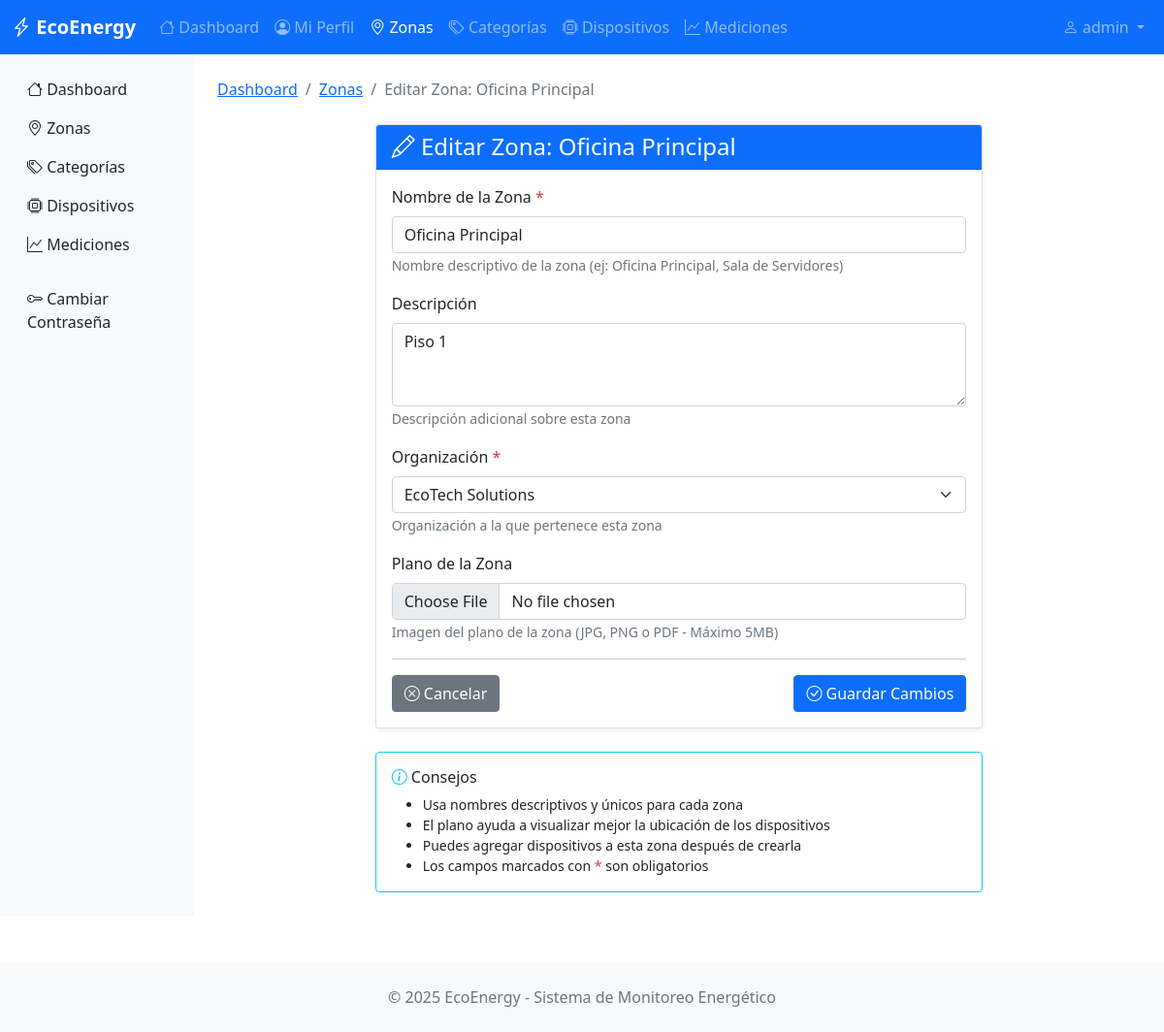
/zonas/1/editar/ (signed in), run on the app's committed database.
### monitoring/models.py (models this page shows, shortened)
class BaseModel(models.Model):
    state = models.CharField(
        max_length=10,
        choices=STATES,
        default='ACTIVE',
        help_text="Estado del registro"
    )
    created_at = models.DateTimeField(
        auto_now_add=True,
        help_text="Fecha de creación"
    )
    updated_at = models.DateTimeField(
        auto_now=True,
        help_text="Fecha de última modificación"
    )
    deleted_at = models.DateTimeField(
        null=True,
        blank=True,
        help_text="Fecha de eliminación (soft delete)"
    )
    class Meta:
        abstract = True  # Esta clase no creará tabla, solo sirve de plantilla

class Zone(BaseModel):
    name = models.CharField(max_length=100, help_text="Nombre de la zona")
    description = models.TextField(blank=True, help_text="Descripción de la zona")
    organization = models.ForeignKey(
        Organization,
        on_delete=models.CASCADE,
        help_text="Empresa propietaria"
    )
    floor_plan = models.ImageField(
        upload_to='zonas/',
        null=True,
        blank=True,
        help_text="Plano de la zona"
    )
    class Meta:
        verbose_name = "Zone"
        verbose_name_plural = "Zones"

### monitoring/zone_views.py (the view)
# urls.py: path('zonas/<int:pk>/editar/', zone_views.zona_update, name='zona_update'),
@login_required
@permission_required_with_message('monitoring.change_zone')
def zona_update(request, pk):
    organization = get_user_organization(request.user)
    if organization:
        zone = get_object_or_404(Zone, pk=pk, organization=organization, state='ACTIVE')
    else:
        zone = get_object_or_404(Zone, pk=pk, state='ACTIVE')
    if request.method == 'POST':
        form = ZoneForm(request.POST, request.FILES, instance=zone, user=request.user)
        if form.is_valid():
            zone = form.save()
            messages.success(
                request,
                f'✅ Zona "{zone.name}" actualizada exitosamente.'
            )
            return redirect('zona_detail', pk=zone.pk)
        else:
            messages.error(
                request,
                'Por favor corrige los errores en el formulario.'
            )
    else:
        form = ZoneForm(instance=zone, user=request.user)
    context = {
        'form': form,
        'zone': zone,
        'title': f'Editar Zona: {zone.name}',
        'button_text': 'Guardar Cambios'
    }
    return render(request, 'monitoring/zona_form.html', context)

### monitoring/forms.py (shortened to what this page needs)
class ZoneForm(forms.ModelForm):
    class Meta:
        model = Zone
        fields = ['name', 'description', 'organization', 'floor_plan']
        widgets = {
            'name': forms.TextInput(attrs={
                'class': 'form-control',
                'placeholder': 'Ej: Oficina Principal'
            }),
            'description': forms.Textarea(attrs={
                'class': 'form-control',
                'placeholder': 'Descripción de la zona',
                'rows': 3
            }),
            'organization': forms.Select(attrs={
                'class': 'form-select'
            }),
            'floor_plan': forms.FileInput(attrs={
                'class': 'form-control'
            })
        }
        labels = {
            'name': 'Nombre de la Zona',
            'description': 'Descripción',
            'organization': 'Organización',
            'floor_plan': 'Plano de la Zona'
        }
    def __init__(self, *args, **kwargs):
        user = kwargs.pop('user', None)
        super().__init__(*args, **kwargs)

### monitoring/models.py (called while the page is built)
    def __str__(self):
        return self.name

### monitoring/zone_views.py (called while the page is built)
def get_user_organization(user):
    if user.is_superuser:
        return None
    try:
        return user.userprofile.organization
    except:
        return None

### monitoring/templates/monitoring/zona_form.html (shortened to what this page needs)
{% extends 'monitoring/base.html' %}
{% block content %}
<div class="py-4">
    <nav aria-label="breadcrumb" class="mb-4">
        <ol class="breadcrumb">
            <li class="breadcrumb-item"><a href="{% url 'dashboard' %}">Dashboard</a></li>
            <li class="breadcrumb-item"><a href="{% url 'zona_list' %}">Zonas</a></li>
            <li class="breadcrumb-item active">{{ title }}</li>
        </ol>
    </nav>
    <div class="row justify-content-center">
        <div class="col-md-8">
            <div class="card shadow-sm">
                <div class="card-header bg-primary text-white">
                    <h4 class="mb-0">
                        <i class="bi bi-{% if zone %}pencil{% else %}plus-circle{% endif %}"></i>
                        {{ title }}
                    </h4>
                </div>
                <div class="card-body">
                    <form method="post" enctype="multipart/form-data" novalidate>
                        <div class="mb-3">
                            <label for="{{ form.name.id_for_label }}" class="form-label">
                                {{ form.name.label }}
                                <span class="text-danger">*</span>
                            </label>
                            {{ form.name }}
                            <small class="form-text text-muted">
                                Nombre descriptivo de la zona (ej: Oficina Principal, Sala de Servidores)
                            </small>
                        </div>
                        <div class="mb-3">
                            <label for="{{ form.description.id_for_label }}" class="form-label">
                                {{ form.description.label }}
                            </label>
                            {{ form.description }}
                            <small class="form-text text-muted">
                                Descripción adicional sobre esta zona
                            </small>
                        </div>
                        <div class="mb-3">
                            <label for="{{ form.organization.id_for_label }}" class="form-label">
                                {{ form.organization.label }}
                                <span class="text-danger">*</span>
                            </label>
                            {{ form.organization }}
                            <small class="form-text text-muted">
                                Organización a la que pertenece esta zona
                            </small>
                        </div>
                        <div class="mb-3">
                            <label for="{{ form.floor_plan.id_for_label }}" class="form-label">
                                {{ form.floor_plan.label }}
                            </label>
                            {{ form.floor_plan }}
                            <small class="form-text text-muted">
                                Imagen del plano de la zona (JPG, PNG o PDF - Máximo 5MB)
                            </small>
                        </div>
                        <hr>
                        <div class="d-flex justify-content-between">
                            <a href="{% if zone %}{% url 'zona_detail' zone.pk %}{% else %}{% url 'zona_list' %}{% endif %}"
                               class="btn btn-secondary">
                                <i class="bi bi-x-circle"></i>
                                Cancelar
                            </a>
                            <button type="submit" class="btn btn-primary">
                                <i class="bi bi-{% if zone %}check-circle{% else %}plus-circle{% endif %}"></i>
                                {{ button_text }}
                            </button>
                        </div>
                    </form>
                </div>
            </div>
            <div class="card mt-4 border-info">
                <div class="card-body">
                    <h6 class="card-title">
                        <i class="bi bi-info-circle text-info"></i>
                        Consejos
                    </h6>
                    <ul class="mb-0 small">
                        <li>Usa nombres descriptivos y únicos para cada zona</li>
                        <li>El plano ayuda a visualizar mejor la ubicación de los dispositivos</li>
                        <li>Puedes agregar dispositivos a esta zona después de crearla</li>
                        <li>Los campos marcados con <span class="text-danger">*</span> son obligatorios</li>
                    </ul>
                </div>
            </div>
        </div>
    </div>
</div>
{% endblock %}

### monitoring/templates/monitoring/base.html (shortened to what this page needs)
<!DOCTYPE html>
<html lang="es">
<head>
    <link href="https://cdnjs.cloudflare.com/ajax/libs/bootstrap/5.1.3/css/bootstrap.min.css" rel="stylesheet">
    <link href="https://cdnjs.cloudflare.com/ajax/libs/bootstrap-icons/1.8.1/font/bootstrap-icons.min.css" rel="stylesheet">
    <link rel="stylesheet" href="https://cdnjs.cloudflare.com/ajax/libs/animate.css/4.1.1/animate.min.css"/>
</head>
<body>
    <nav class="navbar navbar-expand-lg navbar-dark bg-primary">
        <div class="container-fluid">
            <a class="navbar-brand" href="{% url 'dashboard' %}">
                <i class="bi bi-lightning-charge"></i>
                EcoEnergy
            </a>
            <div class="collapse navbar-collapse" id="navbarNav">
                {% if user.is_authenticated %}
                <ul class="navbar-nav me-auto">
                    <li class="nav-item">
                        <a class="nav-link {% if request.resolver_match.url_name == 'dashboard' %}active{% endif %}"
                           href="{% url 'dashboard' %}">
                            <i class="bi bi-house"></i> Dashboard
                        </a>
                    </li>
                    <li class="nav-item">
                            <a class="nav-link" href="{% url 'profile_view' %}">
                            <i class="bi bi-person-circle"></i> Mi Perfil
                        </a>
                    </li>
                    {% if perms.monitoring.view_zone %}
                    <li class="nav-item">
                        <a class="nav-link {% if 'zona' in request.resolver_match.url_name %}active{% endif %}"
                           href="{% url 'zona_list' %}">
                            <i class="bi bi-geo-alt"></i> Zonas
                        </a>
                    </li>
                    {% endif %}
                    {% if perms.monitoring.view_category %}
                    <li class="nav-item">
                        <a class="nav-link {% if 'category' in request.resolver_match.url_name %}active{% endif %}"
                           href="{% url 'category_list' %}">
                            <i class="bi bi-tags"></i> Categorías
                        </a>
                    </li>
                    {% endif %}
                    {% if perms.monitoring.view_device %}
                    <li class="nav-item">
                        <a class="nav-link {% if 'device' in request.resolver_match.url_name %}active{% endif %}"
                           href="{% url 'device_list' %}">
                            <i class="bi bi-cpu"></i> Dispositivos
                        </a>
                    </li>
                    {% endif %}
                    {% if perms.monitoring.view_measurement %}
                    <li class="nav-item">
                        <a class="nav-link {% if 'measurement' in request.resolver_match.url_name %}active{% endif %}"
                           href="{% url 'measurement_list' %}">
                            <i class="bi bi-graph-up"></i> Mediciones
                        </a>
                    </li>
                    {% endif %}
                </ul>
                <ul class="navbar-nav">
                    <li class="nav-item dropdown">
                        <a class="nav-link dropdown-toggle" href="#" id="navbarDropdown" role="button" data-bs-toggle="dropdown">
                            <i class="bi bi-person"></i>
                            {{ user.get_full_name|default:user.username }}
                        </a>
                    </li>
                </ul>
                {% endif %}
            </div>
        </div>
    </nav>
    <div class="container-fluid">
        <div class="row">
            {% if user.is_authenticated %}
            <nav class="col-md-2 d-none d-md-block sidebar">
                <div class="position-sticky pt-3">
                    <ul class="nav flex-column">
                        <li class="nav-item">
                            <a class="nav-link text-dark {% if request.resolver_match.url_name == 'dashboard' %}active fw-bold{% endif %}"
                               href="{% url 'dashboard' %}">
                                <i class="bi bi-house"></i> Dashboard
                            </a>
                        </li>
                        {% if perms.monitoring.view_zone %}
                        <li class="nav-item">
                            <a class="nav-link text-dark {% if request.resolver_match.url_name == 'zona_list' %}active fw-bold{% endif %}"
                               href="{% url 'zona_list' %}">
                                <i class="bi bi-geo-alt"></i> Zonas
                            </a>
                        </li>
                        {% endif %}
                        {% if perms.monitoring.view_category %}
                        <li class="nav-item">
                            <a class="nav-link text-dark {% if request.resolver_match.url_name == 'category_list' %}active fw-bold{% endif %}"
                               href="{% url 'category_list' %}">
                                <i class="bi bi-tags"></i> Categorías
                            </a>
                        </li>
                        {% endif %}
                        {% if perms.monitoring.view_device %}
                        <li class="nav-item">
                            <a class="nav-link text-dark {% if request.resolver_match.url_name == 'device_list' %}active fw-bold{% endif %}"
                               href="{% url 'device_list' %}">
                                <i class="bi bi-cpu"></i> Dispositivos
                            </a>
                        </li>
                        {% endif %}
                        {% if perms.monitoring.view_measurement %}
                        <li class="nav-item">
                            <a class="nav-link text-dark {% if request.resolver_match.url_name == 'measurement_list' %}active fw-bold{% endif %}"
                               href="{% url 'measurement_list' %}">
                                <i class="bi bi-graph-up"></i> Mediciones
                            </a>
                        </li>
                        {% endif %}
                        <li class="nav-item mt-3">
                            <a class="nav-link text-dark" href="{% url 'password_change' %}">
                                <i class="bi bi-key"></i> Cambiar Contraseña
                            </a>
                        </li>
                    </ul>
                </div>
            </nav>
            <main class="col-md-10 ms-sm-auto px-md-4 main-content">
            {% else %}
            <main class="col-12 px-md-4 main-content">
            {% endif %}
                {% block content %}{% endblock %}
            </main>
        </div>
    </div>
    <footer class="bg-light py-4 mt-5">
        <div class="container text-center">
            <p class="text-muted mb-0">
                &copy; 2025 EcoEnergy - Sistema de Monitoreo Energético
            </p>
        </div>
    </footer>
</body>
</html>

### monitoring/templates/monitoring/base.html (style rules this page uses)
.navbar-brand { font-weight: bold; }
.sidebar { min-height: calc(100vh - 56px); background-color: #f8f9fa; }
.main-content { min-height: calc(100vh - 56px); }

### data on the page
Zone: name "Oficina Principal", description "Piso 1", organization "EcoTech Solutions"

### other printed values
{{ user.get_full_name|default:user.username }} "admin"
{{ title }} "Editar Zona: Oficina Principal"
{{ button_text }} "Guardar Cambios"
